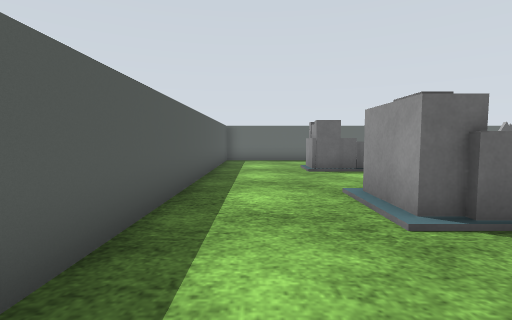
view 1 (above)

16 first-person views from a walk through a world built for the Gazebo simulator. The camera is 0.19 m above the floor, tilts 4° down and sees 85° across. The floor is counted in squares, 0.2 m on a side. Each view is taken from the middle of a square. On the plan, view 1 faces up. The plan holds only what a view shows up to about 11 squares ahead; the rest is blank. Some surface patterns are stand-ins.

view 2
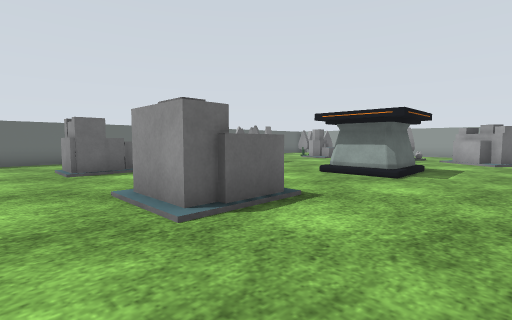

view 3
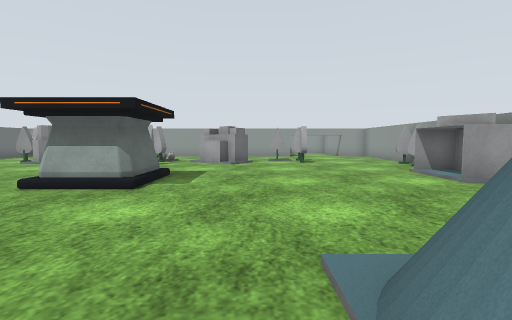

view 4
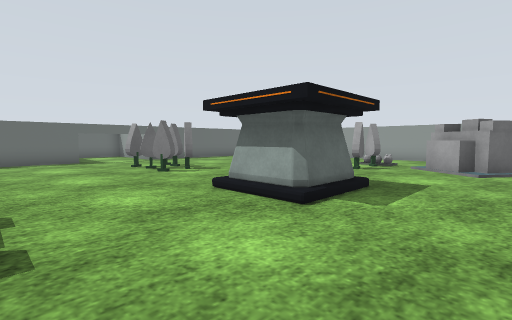

view 5
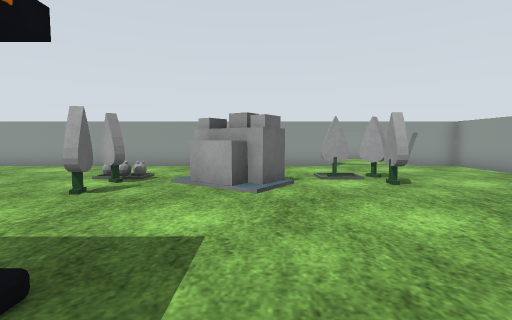

view 6
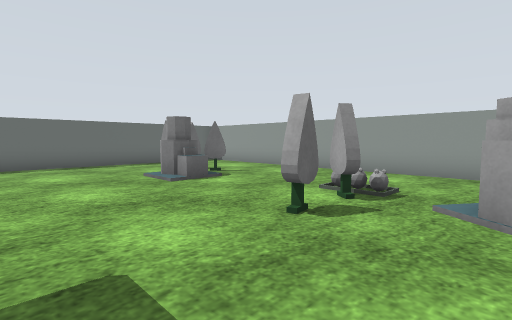

view 7
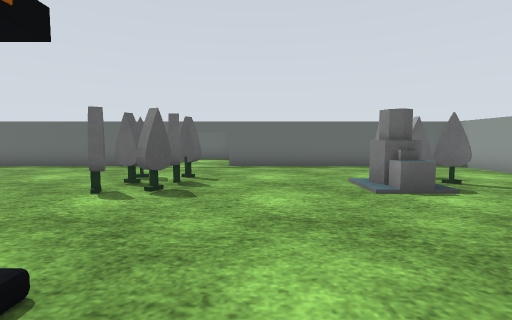

view 8
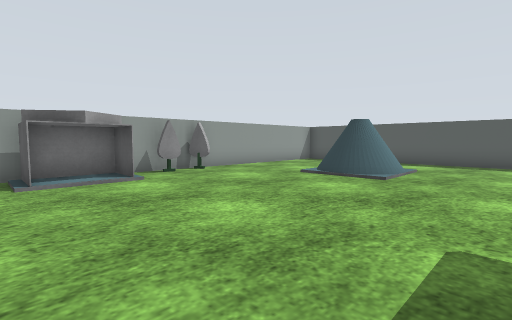

view 9
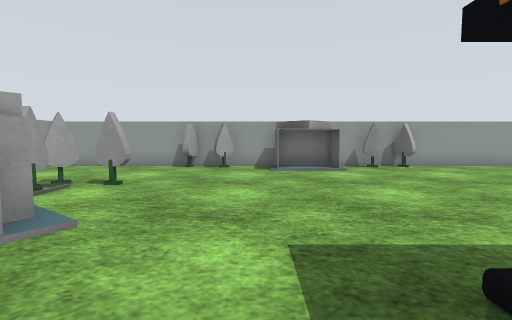

view 10
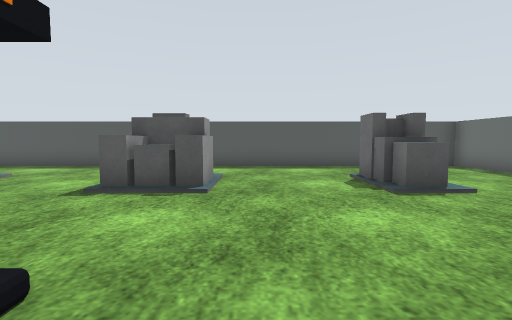

view 11
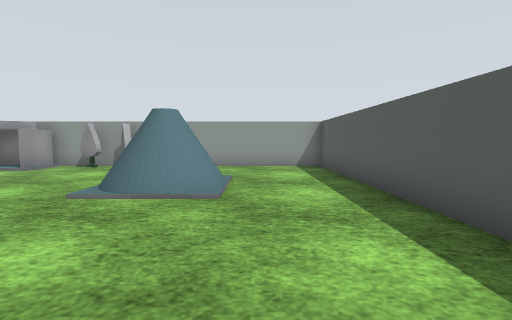

view 12
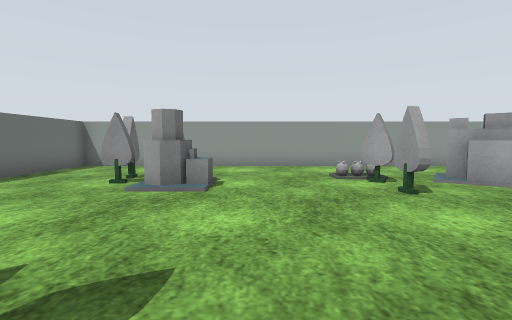

view 13
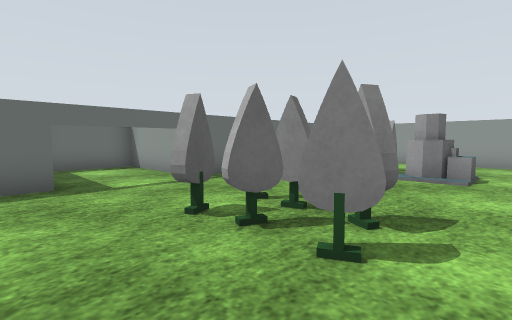

view 14
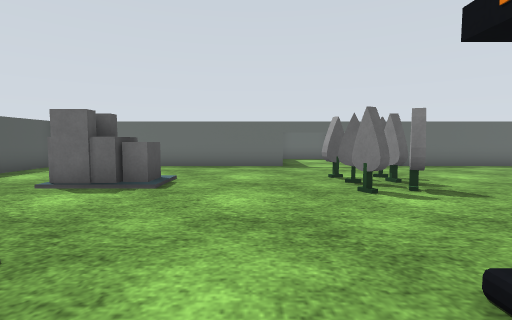

view 15
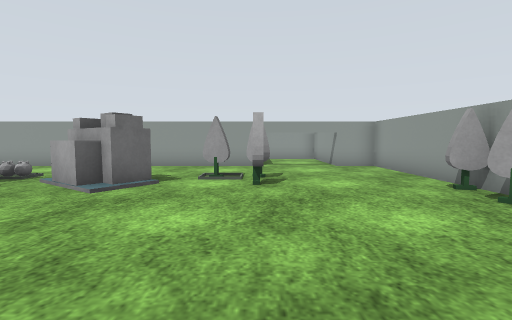

view 16
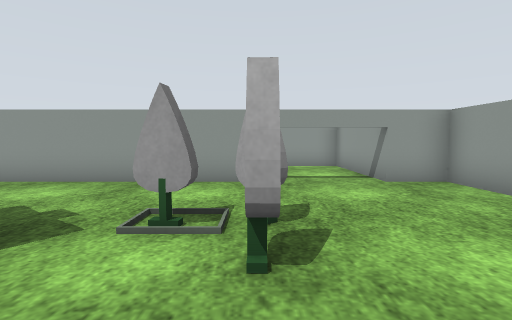

### Floor plan
Points are (right, up) in squares from view 1. A wall is a line through its corners. A room is listed if a view was taken in it or the views show most of it. See-through windows are left out.
Room 1 (views 1, 2, 3, 4, 5, 6, 7, 8, 9, 10, 11, 12, 13, 14, 15, 16)
walls: (9.4, 2.7) (7.8, 2.7); (8.2, 7.7) (7.8, 8.4); (9.5, 2.5) (7.7, 2.5) (7.7, 4.5); (8, 8.5) (8.4, 7.8); (9.4, 8.6) (9, 8); (8.5, 9) (7.8, 9.3); (12.7, 4.2) (13.4, 4.4); (2.6, 4.8) (2.6, 3.2) (1.9, 3.2) (1.9, 4.8) (2.6, 4.8); (13.5, 4.2) (12.7, 4); (2.4, 5) (3.7, 5) (3.7, 3) (1.5, 3); (2.6, 3.5) (3.8, 3.5); (14, 4) (14.5, 4.6); (13.6, 8.3) (13.4, 8.9) (13.5, 9.2) (14.2, 9.5) (14.1, 10.5); (3.1, 9.9) (3.1, 8.7) (1.9, 8.7) (1.9, 9.9); (13.8, 1.1) (13.3, 1.5) (14, 2.4) (14.5, 2.1); (2.6, 9.6) (2.3, 9.6) (2.3, 9); (14.3, 8.5) (13.9, 8.3) (13.5, 8.5); (14.3, 1.2) (14.6, 1.7); (14.3, 0.3) (13.5, 0.9) (14.6, 2.5); (2, -0.9) (2.4, -0.7); (15.6, 8.7) (14.9, 9.3); (2, -1.6) (2.4, -1.1) (3, -0.9) (3.5, -1.3); (13.7, -1.9) (14.5, -1.9); (14.9, -1.3) (15, -0.6); (14.9, -2.2) (15.4, -1.7); (8.4, -5.4) (9.3, -4.7) (10.4, -5.5); (6.5, -5.7) (7.2, -5.9); (5.5, -5.6) (5.9, -6.2); (8.4, -5.9) (10.3, -5.9); (8.4, -6.1) (8.4, -4.7) (10.3, -4.7) (10.3, -6.1); (10.2, -6.4) (18.4, -6.4) (18.4, 13.4) (-1.4, 13.4) (-1.4, -6.4) (8.6, -6.4); (11.8, -6) (12.4, -5.6); (13.1, -6.4) (13.3, -5.7)
low walls: (3.2, 4.3) (3.8, 4.3); (3.7, 9.8) (3.7, 8.9) (3.1, 8.9); (14.2, 8) (13.6, 8) (13.6, 8.4); (14.1, 8.3) (13.6, 8.3); (14.9, 3.8) (15.2, 4.5); (15, 4.2) (15, 4.9); (15.2, 3.9) (14.8, 4.7); (15.3, 3.8) (15.1, 3.8) (14.9, 4.4); (4, -1.3) (4.1, -1.8) (3.7, -2.4)

Where each view was taken, in squares from view 1:
view 1: 0 up, 0 right, facing up
view 2: 0 up, 0 right, facing up-right
view 3: 0 up, 2 right, facing right
view 4: 0 up, 4 right, facing up-right
view 5: 1 up, 8 right, facing right
view 6: 2 up, 10 right, facing up-right
view 7: 3 up, 11 right, facing up
view 8: 2 up, 11 right, facing down-left
view 9: 4 up, 11 right, facing down
view 10: 6 up, 9 right, facing left
view 11: 4 up, 1 right, facing down
view 12: 7 up, 8 right, facing right
view 13: 7 up, 6 right, facing up-right
view 14: 3 up, 6 right, facing up
view 15: 2 down, 8 right, facing right
view 16: 2 down, 12 right, facing right
